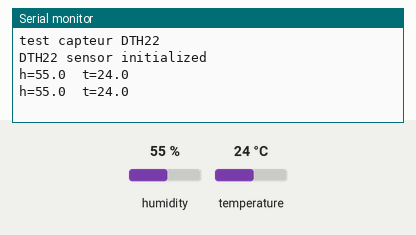
Simulated run of this sketch. Board: Arduino Uno, built with avr-gcc and run on an emulated ATmega328P. Parts: the last lines printed to the serial monitor. The inputs (shaded band) are chosen by the test bench; at power-on: humidity 55 %, temperature 24 °C.

Above: at 1.8 s.
1.9 s: humidity set to 22 %
At 2.5 s:
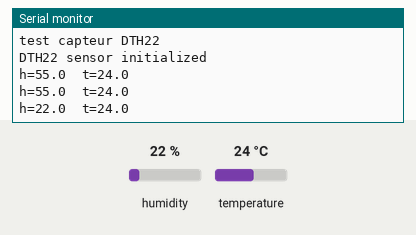
3.4 s: temperature set to 12 °C
At 4.7 s:
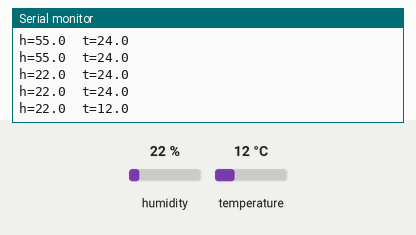
4.9 s: humidity set to 40 %
At 5.9 s:
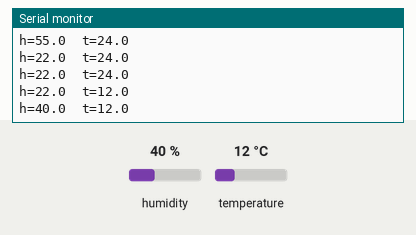
Timing chart, 0 to 7.9 s (numbered marks = the images above; inputs shaded):
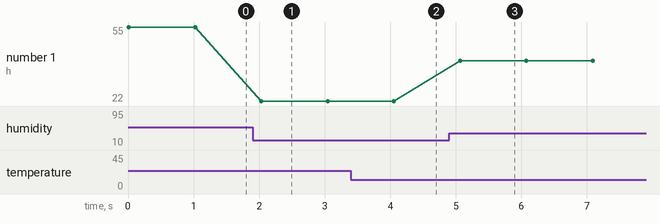

Measured:
- after the input at 1.9 s, the serial monitor: prints a new line after 0.13 s (image 1)
- after the input at 3.4 s, the serial monitor: prints a new line after 0.65 s (image 2)
- after the input at 4.9 s, the serial monitor: prints a new line after 0.17 s (image 3)
- plotted number 1: 22 → 40 after the input at 4.9 s

The sketch:

example_dht22.ino
```cpp
/*
^ 기존 dht22 라이브러리가 안 먹혀서
^ 대문자 DHT22 라이브러리를 사용해야한다.
^ 결과는 잘 나옴
*/


// Simple.ino
//
// Simple demonstration of DHT22 library
//
// Werner Panocha, February 2023
//
// https://github.com/dvarrel/DHT22

#include <DHT22.h>			// https://github.com/dvarrel/DHT22

// DHT22 data pin
#define data 2			// SDA, or almost any other I/O pin

DHT22 dht22(data);


void setup() {
	Serial.begin(115200); //1bit=10µs
	Serial.println("\ntest capteur DTH22");


	// Startup  DHT22 ... until begin() returns OK
	while(dht22.begin() < 0)
		yield();

	Serial.println("DTH22 sensor initialized");
}

void loop() {

	float t, h;


	h = dht22.getHumidity();
	t = dht22.getTemperature();

	// This is easy, but consider what's under the hood ...
	//
	// The conversion time of DHT22 is about 2 seconds, a slow device!
	// So we can never go faster than this.
	//
	// The above functions will request a new data conversion from the sensor,
	// when applicable.
	// While issuing a conversion request, the data of the _PREVIOUS_
	// conversion is read in.
	// In other words, we cannot read conversion result data without starting
	// a new conversion.
	// Be aware of this interleaving process when building your own applications.
	//
	// As a conseqence we have no data available immediately after power up.
	// The functions will indicate this by returning
	// a negative humidity value and a temperature of -273°C.
	// See printout of results after program start ...

	// Print data
	Serial.print("h=");Serial.print(h,1);Serial.print("\t");
	Serial.print("t=");Serial.println(t,1);


	// It makes no much sense to decrease this delay below 2200 ms.
	// If the delay is increased, the printed data is as old as the
	// delay lasts.
	// See cexplainations  above
	delay(1000);

}
```
